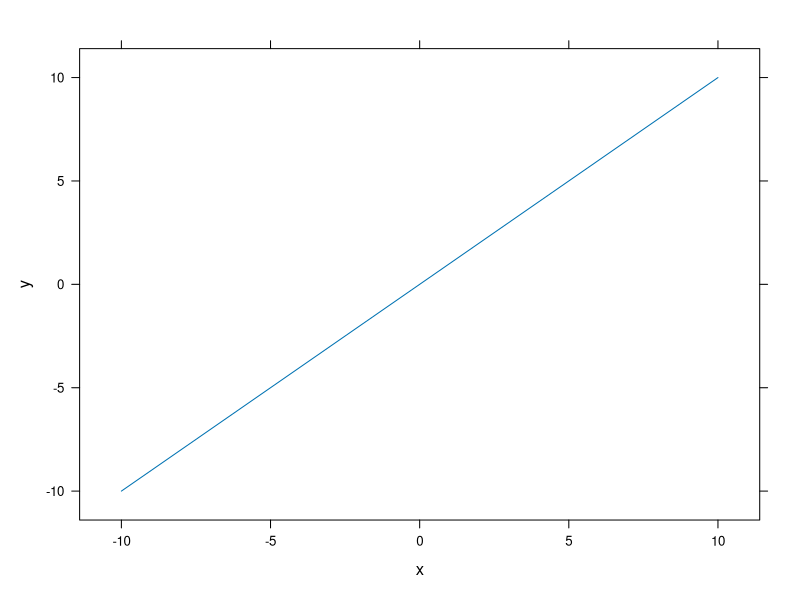
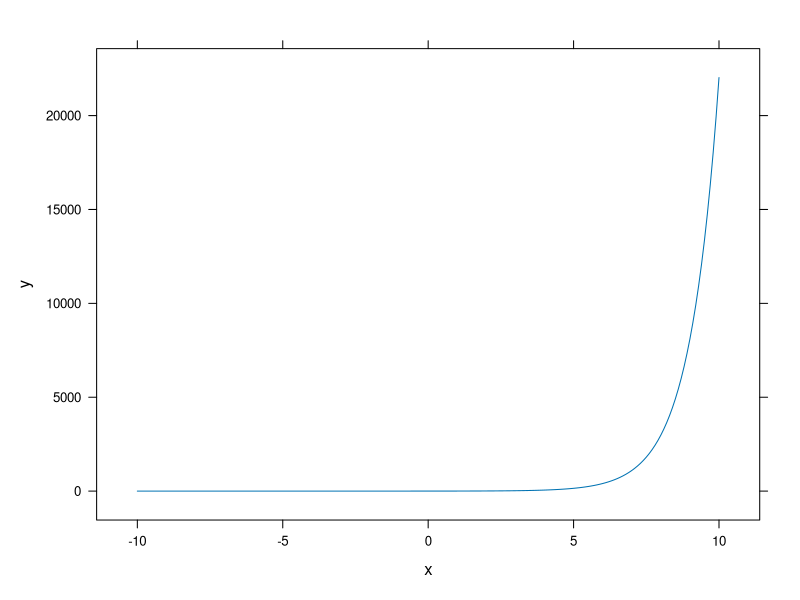
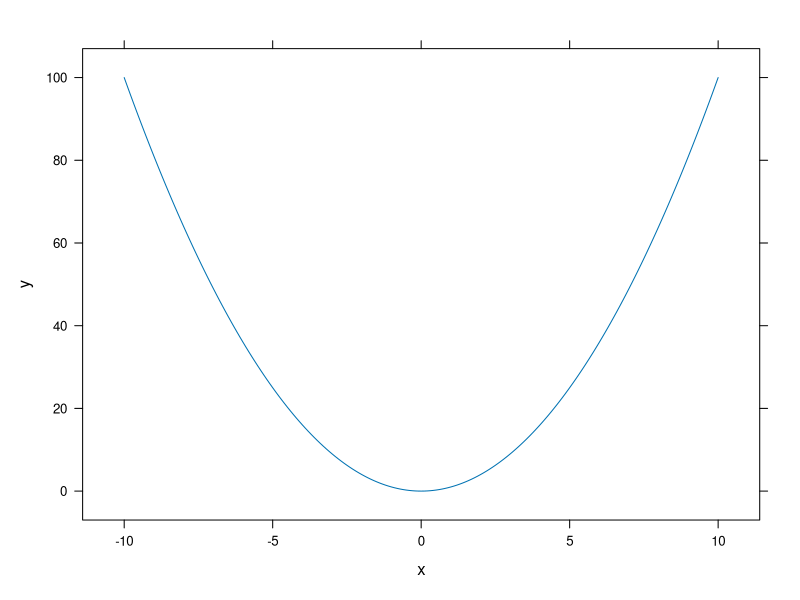

Source code (R) for these figures, in order:
Main <- function(){
    OUTPUT_DIR <- Sys.getenv('OUTPUT_DIR')
    library(lattice)

    x    <- seq(-10, 10, 0.1)
    exp  <- exp(x)
    quad <- sapply(x, function(z) z**2)
    data <- data.frame(x, exp, quad)
    
    lin_plot  <- xyplot(x    ~ x, data, type = 'l', ylab = 'y')
    exp_plot  <- xyplot(exp  ~ x, data, type = 'l', ylab = 'y')
    quad_plot <- xyplot(quad ~ x, data, type = 'l', ylab = 'y')
    
    print("This is a sample message for the log.")
    
    SavePlot(lin_plot,  "plot", OUTPUT_DIR)
    SavePlot(exp_plot,  "appendix_plot", OUTPUT_DIR)
    SavePlot(quad_plot, "online_plot", OUTPUT_DIR)
}

SavePlot <- function(plot,  filename, OUTPUT_DIR){
    pdf(sprintf("%s/%s.pdf", OUTPUT_DIR, filename))
    print(plot)
    dev.off()
}

Main()